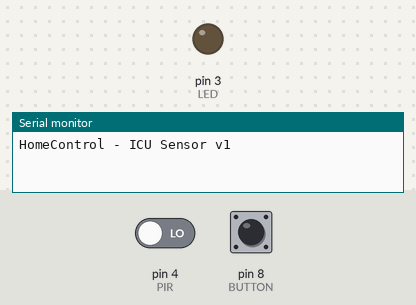
The sketch below on a simulated Arduino Uno, built with avr-gcc and run on an emulated ATmega328P. Shown: output pins drawn as LEDs (lit = HIGH), the last lines printed to the serial monitor. Dashed ring = blinking. The inputs (shaded band) are chosen by the test bench; at power-on: pin 8 (BUTTON) LOW, pin 4 (PIR) LOW. WiFi joins after 1.5 s; servers stay silent unless stated; uploads are accepted with an empty reply.

Above: at 3.2 s.
3.3 s: pin 8 (BUTTON) pulled HIGH for 3.2 s
At 4.1 s:
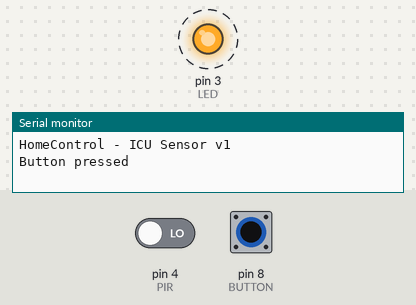
8.0 s: pin 8 (BUTTON) pulled HIGH for 0.15 s
At 9.2 s:
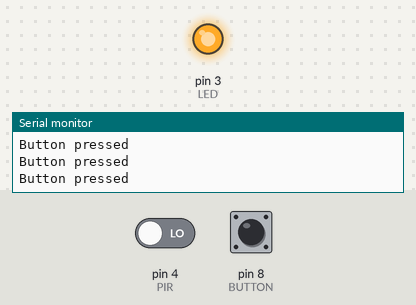
9.6 s: pin 4 (PIR) driven HIGH
At 12.4 s:
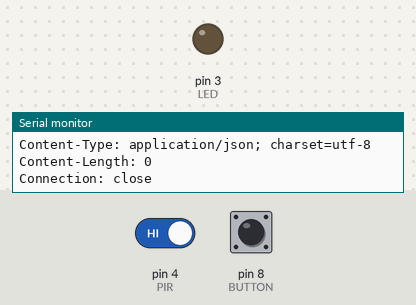
12.6 s: pin 4 (PIR) driven LOW
At 13.2 s:
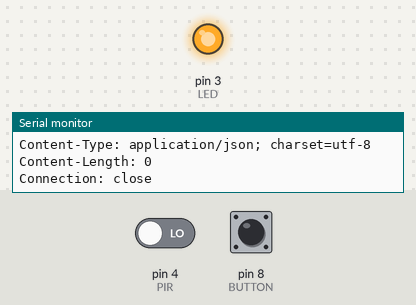
Timing chart, 0 to 15.2 s (numbered marks = the images above; inputs shaded):
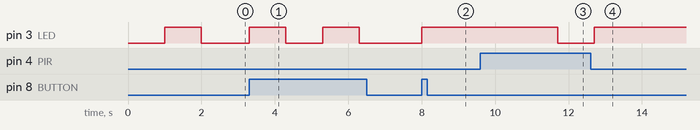

The sketch:

homecontrol_pir_sensor.ino
```cpp
#include <Ethernet.h>
#include <SPI.h>
#include <MemoryFree.h>

#define BUTTON 8             // Push button is Input#8
#define LED 3                // LED indicator
#define PIR 4                // PIR sensor output

boolean activate = false;    // If the user has pressed the button, then activate == True.  Starts out == False.
int result = 0;              // How many times has the motion sensor tripped?
int lastTime = 0;            // timestamp letzter Durchlauf
int duration = 4000;         // Dauer eines Durchlaufs
int signalDuration = 1000;   // Dauer des LED Signals

long sensorId = 37643;

byte pi_adress[] =  {192, 168, 1, 98};

unsigned char _mac[]  = {0xDF, 0x8D, 0xCB, 0x37, 0xC4, 0xED  };
unsigned char _ip[]   = { 192, 168, 1, 20 };
unsigned char _dns[]  = { 192, 168, 1, 1  };
unsigned char _gate[] = { 192, 168, 1, 1  };
unsigned char _mask[] = { 255, 255, 255, 0  };

// Variablen für Netzwerkdienste
EthernetClient interfaceClient;

const int  MAX_BUFFER_LEN           = 80; // max characters in page name/parameter
char       buffer[MAX_BUFFER_LEN+1]; // additional character for terminating null


/**
 *
 */
void setup()
{
  Serial.begin(9600);          // Ready the unit for 9600 baud serial communication with the Arduino (Serial Monitor).
  delay(1000);

  pinMode(LED, OUTPUT);         // Indicator LED = output
  pinMode(PIR, INPUT);         // Motion Sensor = input
  pinMode(BUTTON, INPUT);     // Set Button as digital Input

  while(!Serial){
  }

  digitalWrite(LED, HIGH);

  // Netzwerk initialisieren
  Ethernet.begin(_mac, _ip, _dns, _gate, _mask);

  Serial.println("HomeControl - ICU Sensor v1");
  Serial.println();

  delay(1000);
  digitalWrite(LED, LOW);
}

/**
 *
 */
void loop(){
  int time = millis();
  while ((lastTime+duration) > time ) {
    if (digitalRead(BUTTON) == HIGH)  {
       Serial.println("Button pressed");

       if(activate == true){
         digitalWrite(LED, LOW);
         activate = false;
       } else {
         digitalWrite(LED, HIGH);
         activate = true;
       }
       delay(1000);
    }

    if(activate == true){
      if (digitalRead(PIR) == HIGH) {
        Serial.print(time);
        Serial.println(": Motion Detected ");
// ----------------
        if (interfaceClient.connect(pi_adress, 80)) {
          delay(800);
          Serial.print("Rufe URL auf: GET /signalInput.php?sensorId=");
          Serial.println(sensorId);
//          interfaceClient.print("GET /homecontrol.sql");
          interfaceClient.print("GET /signalInput.php?sensorId=");
          interfaceClient.print(sensorId);
          interfaceClient.println(" HTTP/1.1");
          interfaceClient.println("Host: 192.168.1.98");
          interfaceClient.println("Connection: close");
          interfaceClient.println();

          unsigned long startTime = millis();
          while (!interfaceClient.available() && (millis() - startTime ) < 5000) {
          }

          while (interfaceClient.available()) {
            char c = interfaceClient.read();
            Serial.print(c);
          }

          if (interfaceClient.connected()) {
            Serial.println("disconnecting.");
            interfaceClient.stop();
          }
// ----------------

        } else {
          Serial.println("PI - Connection Error!!!");
        }
        delay(1000);

        digitalWrite(LED, LOW);
        delay(signalDuration);
        digitalWrite(LED, HIGH);
      }
    }
  }
  lastTime = time;
}


void sendMotionDetectSignal(){
  if (interfaceClient.connect(pi_adress, 80)) {
    delay(100);
    interfaceClient.print(F("GET /signalInput.php?sensorId="));
    interfaceClient.print(sensorId);
    interfaceClient.println(F(" HTTP/1.1"));
//    interfaceClient.print(F("Host: "));
//    interfaceClient.println(pi_adress);
    interfaceClient.println(F("Connection: close"));
    interfaceClient.println();

    readResponse(interfaceClient);

  } else {
    Serial.println("PI - Connection Error!!!");
  }

  interfaceClient.stop();
}


void readResponse(EthernetClient client){
  unsigned long startTime = millis();

  while ((!client.available()) && ((millis() - startTime ) < 5000)){
    // waiting for server
  };

  char* p_ret = readFromClientInterface(client);
  Serial.println(p_ret);
  p_ret = NULL;
}


char* readFromClientInterface(EthernetClient client){
  memset(buffer,0, sizeof(buffer)); // clear the buffer
  boolean reading = false;

  int i = 0;

  while (client.available()) {
    char c = client.read();

      *(buffer+i) = c;
      i++;
  }
  *(buffer+i)='\0';

  return buffer;
}
```

Measured:
- after the input at 3.3 s, pin 3 (LED): alternates HIGH for 1.0 s and LOW for 1.0 s, starting at once
- after the input at 8.0 s, pin 3 (LED): LOW → HIGH at once
- after the input at 9.6 s, pin 3 (LED): HIGH → LOW after 2.1 s
- after the input at 12.6 s, pin 3 (LED): goes on until 12.7 s, then stays HIGH
